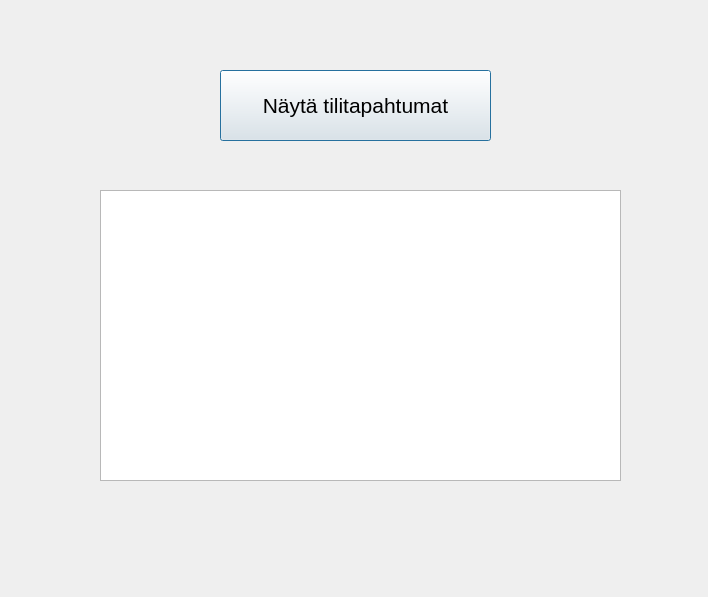
<?xml version="1.0" encoding="UTF-8"?>
<ui version="4.0">
 <class>transactions</class>
 <widget class="QDialog" name="transactions">
  <property name="geometry">
   <rect>
    <x>0</x>
    <y>0</y>
    <width>708</width>
    <height>597</height>
   </rect>
  </property>
  <property name="windowTitle">
   <string>Dialog</string>
  </property>
  <widget class="QPushButton" name="btnShowTrans">
   <property name="geometry">
    <rect>
     <x>220</x>
     <y>70</y>
     <width>271</width>
     <height>71</height>
    </rect>
   </property>
   <property name="font">
    <font>
     <pointsize>16</pointsize>
    </font>
   </property>
   <property name="text">
    <string>Näytä tilitapahtumat</string>
   </property>
  </widget>
  <widget class="QTextEdit" name="textTransactions">
   <property name="geometry">
    <rect>
     <x>100</x>
     <y>190</y>
     <width>521</width>
     <height>291</height>
    </rect>
   </property>
  </widget>
 </widget>
 <resources/>
 <connections/>
</ui>
